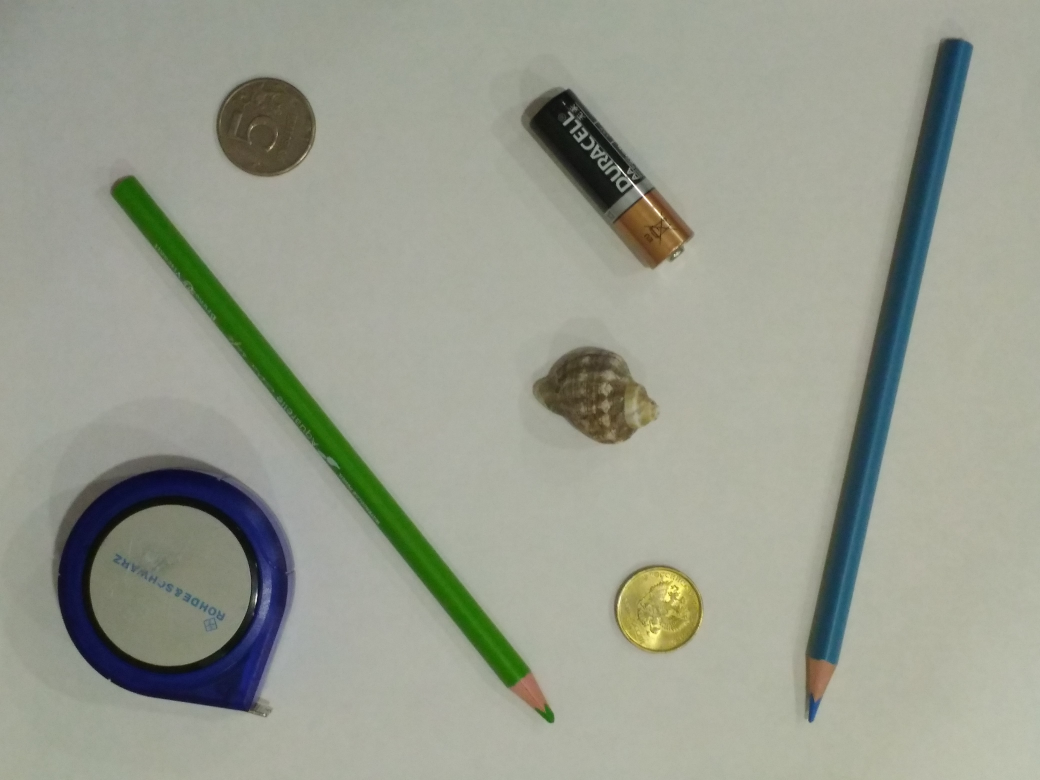
#> input picture pencils/images/img (10).jpg, 4160 x 3120 px, given in place of deal-with-it.png, which was not available (shown at 1/4 size)
$ python main.py
#> lines starting #> are read from the running program, lines starting #| are printed output that depends on the picture; after the words box and inside, x2 and y2 are one past the last pixel; in counts of white or black regions, pixels touching at a corner belong together; pictures that were not available may be replaced by others from this repository, and a replacement may not be noted
#> further down, glasses_img is the input picture: shape (3120, 4160, 3); mean B, G, R 143, 156.5, 152.6
import cv2
import numpy as np

cv2.namedWindow('Camera', cv2.WINDOW_NORMAL)

capture = cv2.VideoCapture(0)
capture.set(cv2.CAP_PROP_AUTO_EXPOSURE, 3)
capture.set(cv2.CAP_PROP_AUTO_EXPOSURE, 1)
capture.set(cv2.CAP_PROP_EXPOSURE, 180)


def censore(image, size=(5, 5)):
    result = np.zeros_like(image)
    stepy = result.shape[0] // size[0]
    stepx = result.shape[1] // size[1]

    for y in range(0, image.shape[0], stepy):
        for x in range(0, image.shape[1], stepy):
            for c in range(0, image.shape[2]):
                result[y:y+stepy, x:x+stepx] = np.mean(image[y:y+stepy, x:x+stepx, c])

    return result


def remove_checkered_background(img):
    hsv = cv2.cvtColor(img, cv2.COLOR_BGR2HSV)
#> hsv: shape (3120, 4160, 3); mean H, S, V 39.9, 34.2, 158.3
    lower_white = np.array([0, 0, 180])
    upper_white = np.array([180, 30, 255])
    lower_gray = np.array([0, 0, 150])
    upper_gray = np.array([180, 30, 190])

    white_mask = cv2.inRange(hsv, lower_white, upper_white)
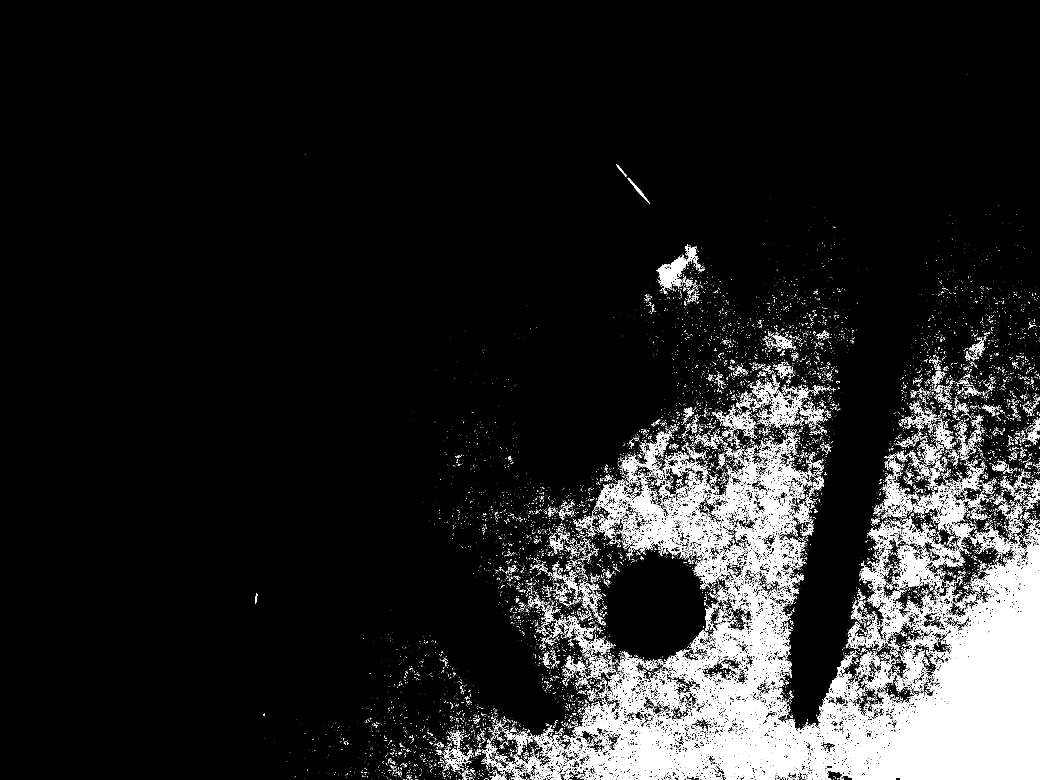
#> white_mask: shape (3120, 4160) (shown at 1/4 size); 9% white; 24357 white regions (21403 under 20 px), largest, box (x1, y1, x2, y2) and area: (2289, 2170, 4160, 3120) 630971, (2862, 1830, 3205, 2219) 35289, (2501, 1926, 2929, 2229) 33456
    gray_mask = cv2.inRange(hsv, lower_gray, upper_gray)
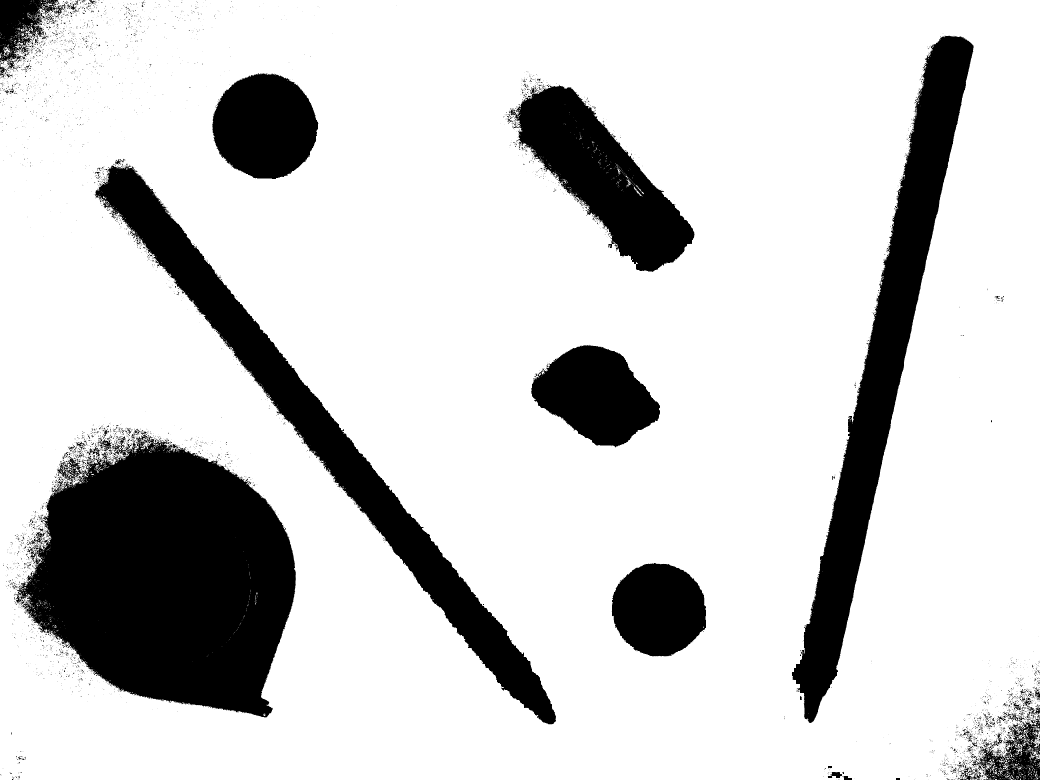
#> gray_mask: shape (3120, 4160) (shown at 1/4 size); 81.4% white; 4903 black regions (4486 under 20 px), largest, box (x1, y1, x2, y2) and area: (56, 1726, 1183, 2870) 863481, (3167, 142, 3895, 2892) 427534, (380, 661, 2224, 2897) 406024

    background_mask = cv2.bitwise_or(white_mask, gray_mask)
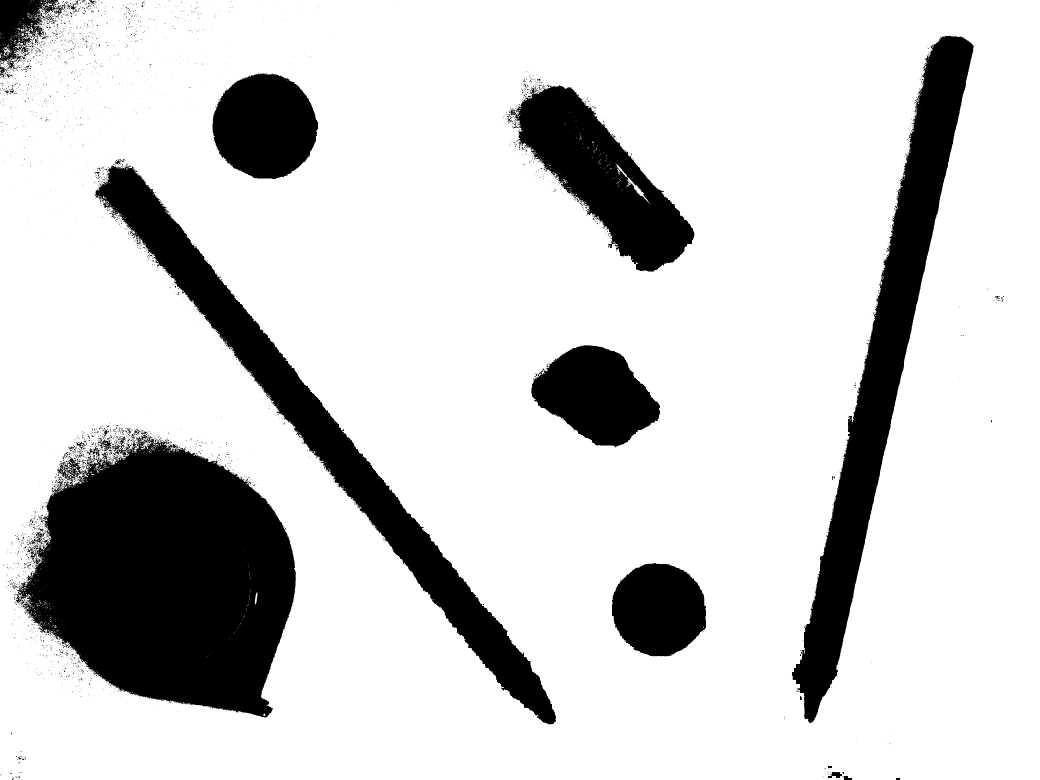
#> background_mask: shape (3120, 4160) (shown at 1/4 size); 81.7% white; 3892 black regions (3592 under 20 px), largest, box (x1, y1, x2, y2) and area: (56, 1726, 1183, 2870) 863298, (3167, 142, 3895, 2892) 427528, (380, 661, 2224, 2897) 406024

    object_mask = cv2.bitwise_not(background_mask)

#> (the run stopped early here; a loop or call above may not have finished)
